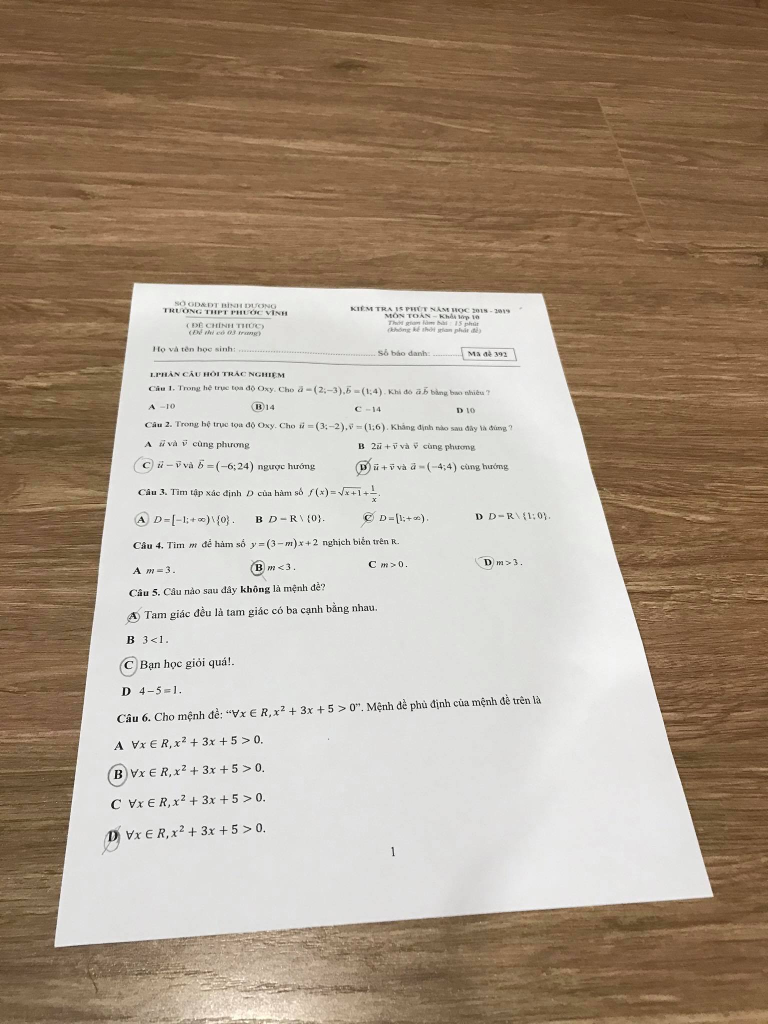
#> input picture exam_hasBackground.jpg, 1536 x 2048 px (shown at 1/2 size)
$ jupyter execute autograding_preprocess.ipynb   (shell and % lines are left out)
#> lines starting #> are read from the running program, lines starting #| are printed output that depends on the picture; after the words box and inside, x2 and y2 are one past the last pixel; in counts of white or black regions, pixels touching at a corner belong together
### preprocess.py
from utils import *

def preprocess(img):
    binary = binary_convert(img)
    binary = 255 - binary
    binary = cv2.resize(binary, (650, 800))
    return binary

def threshold(binary):
    return cv2.adaptiveThreshold(binary, 255, cv2.ADAPTIVE_THRESH_GAUSSIAN_C, cv2.THRESH_BINARY_INV, 31, 3)

def findContour(thresh):
    contours, hierarchy = cv2.findContours(thresh, cv2.RETR_LIST, cv2.CHAIN_APPROX_SIMPLE)
    contours = sorted(contours, key=lambda x: cv2.contourArea(x), reverse=True)
    approx = cv2.approxPolyDP(contours[1], 0.01 * cv2.arcLength(contours[1], True), True)
    rect = cv2.minAreaRect(contours[1])
    box = cv2.boxPoints(rect);
    return approx, box


def turnning(approx, box, image):
    corner = find_corner_by_rotated_rect(box, approx)
    image = four_point_transform(image, corner)
    return image

### utils.py
from scipy.ndimage.morphology import binary_fill_holes
import cv2
import numpy as np
import matplotlib.pyplot as plt
import math

# [4 lines left out: function blur_image, not called in this run]

def binary_convert(img):
    binary = cv2.adaptiveThreshold(img,255,cv2.ADAPTIVE_THRESH_GAUSSIAN_C,\
            cv2.THRESH_BINARY,31,7)
    plt.imshow(binary, cmap='gray')
    return binary


# [5 lines left out: function opening, not called in this run]

def closing(img, kernel_size):
    kernel = cv2.getStructuringElement(cv2.MORPH_RECT, kernel_size)
    closing = cv2.morphologyEx(img, cv2.MORPH_CLOSE, kernel)
    plt.imshow(closing, cmap='gray')
    return closing

# [50 lines left out: functions fill_holes, find_contours, detect_circle, get_score, not called in this run]

def distance(p1, p2):
    my_dist = math.sqrt(((p1[0] - p2[0]) ** 2) + ((p1[1] - p2[1]) ** 2))
    return my_dist


# [10 lines left out: function sort_contours, not called in this run]


def order_points(pts):
    rect = np.zeros((4, 2), dtype="float32")

    s = pts.sum(axis=1)
    rect[0] = pts[np.argmin(s)]
    rect[2] = pts[np.argmax(s)]

    diff = np.diff(pts, axis=1)
    rect[1] = pts[np.argmin(diff)]
    rect[3] = pts[np.argmax(diff)]

    return rect


def four_point_transform(image, pts):
    rect = order_points(pts)
    (tl, tr, br, bl) = rect

    widthA = np.sqrt(((br[0] - bl[0]) ** 2) + ((br[1] - bl[1]) ** 2))
    widthB = np.sqrt(((tr[0] - tl[0]) ** 2) + ((tr[1] - tl[1]) ** 2))
    maxWidth = max(int(widthA), int(widthB))

    heightA = np.sqrt(((tr[0] - br[0]) ** 2) + ((tr[1] - br[1]) ** 2))
    heightB = np.sqrt(((tl[0] - bl[0]) ** 2) + ((tl[1] - bl[1]) ** 2))
    maxHeight = max(int(heightA), int(heightB))

    dst = np.array([
        [0, 0],
        [maxWidth - 1, 0],
        [maxWidth - 1, maxHeight - 1],
        [0, maxHeight - 1]], dtype="float32")
    M = cv2.getPerspectiveTransform(rect, dst)
    warped = cv2.warpPerspective(image, M, (maxWidth, maxHeight))
    return warped


def find_corner_by_rotated_rect(box, approx):
    corner = []
    for p_box in box:
        min_dist = 999999999
        min_p = None
        for p in approx:
            dist = distance(p_box, p[0])
            if dist < min_dist:
                min_dist = dist
                min_p = p[0]
        corner.append(min_p)

    corner = np.array(corner)
    return corner

### autograding_preprocess.ipynb
# Import libraries

[cell 1]
import numpy as np
import matplotlib.pyplot as plt
import cv2
import utils
import preprocess
import detect_answer
import detect_cross
import math

# Load image

[cell 2]
plt.rcParams['figure.figsize'] = [8, 8]

[cell 3]
img = cv2.imread('exam_hasBackground.jpg', 0)
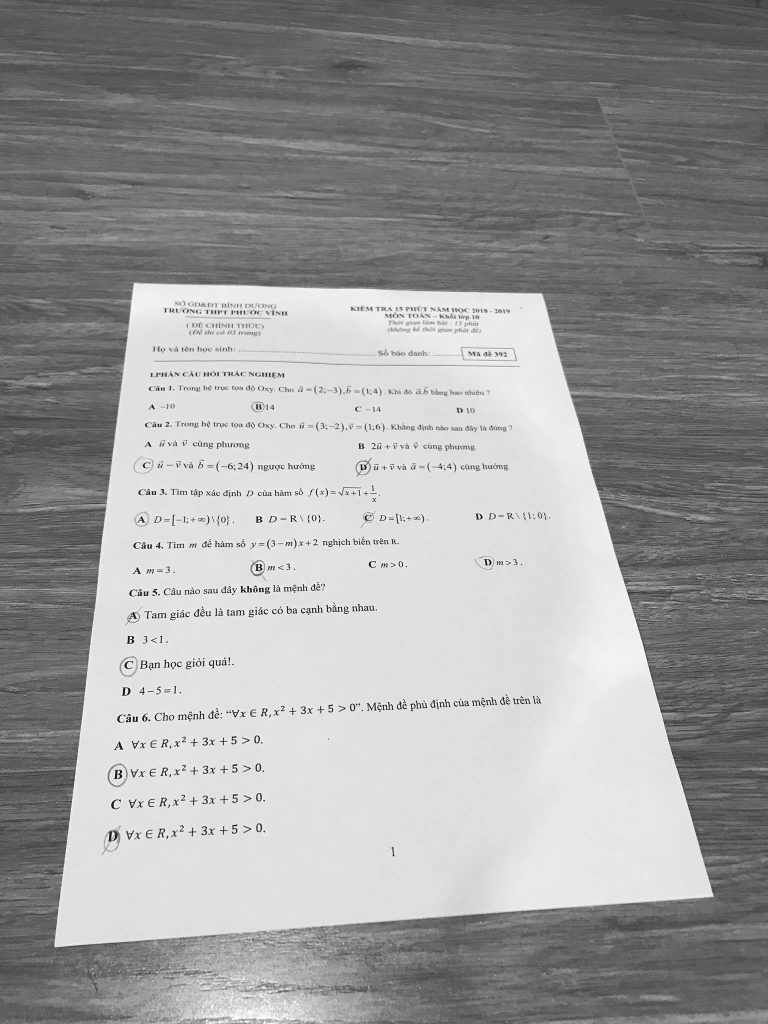
#> img: shape (2048, 1536) (shown at 1/2 size); min 0, max 255, mean 156.4
plt.imshow(img, cmap='gray')

# Preprocessor

[cell 4]
blurred = cv2.GaussianBlur(img, (5, 5), 0)

[cell 5]
thresh = preprocess.threshold(blurred)
#> in threshold, `return cv2.adaptiveThreshold(binary, 255, cv2.ADAPTIVE_THRESH_GAUSSIAN..`:
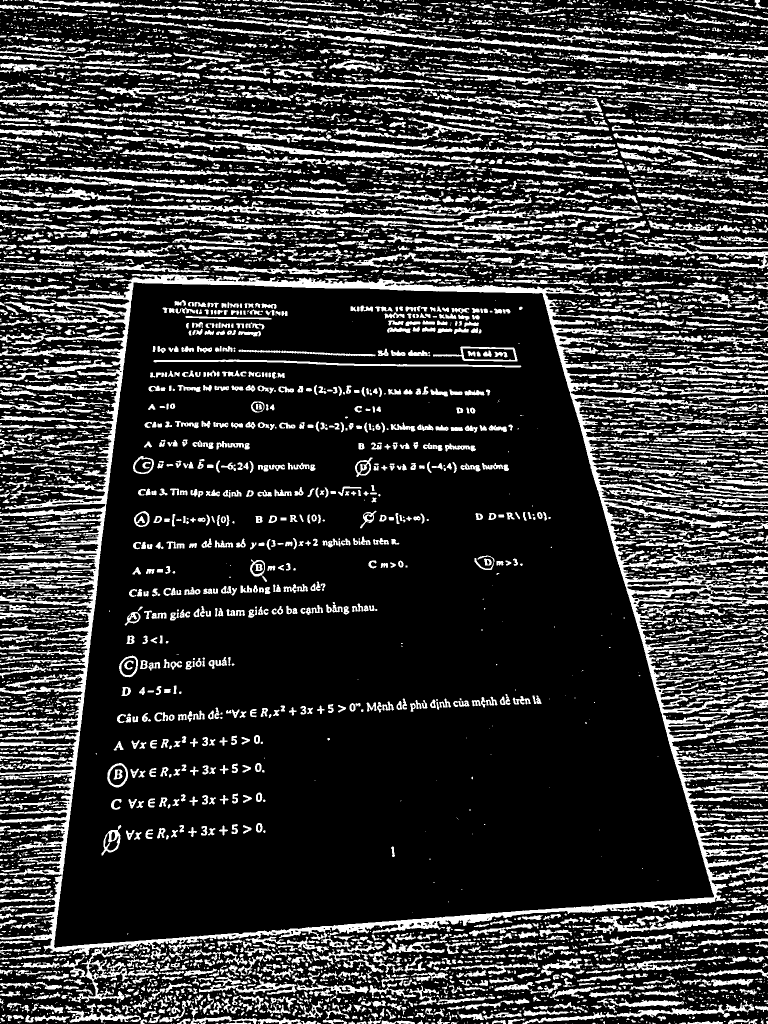
#> returned value: shape (2048, 1536) (shown at 1/2 size); 21.6% white; 7508 white regions (4490 under 20 px)
plt.imshow(thresh, cmap='gray')

[cell 6]
approx,box = preprocess.findContour(thresh)
#> in findContour, `contours, hierarchy = cv2.findContours(thresh, cv2.RETR_LIST, cv2.CHAI..`: contours = 8735 contours, 6127 with area under 20; largest, box (x1, y1, x2, y2) and area: (0, 547, 1536, 2007) 1483618, (107, 564, 1429, 1897) 1358980, (364, 32, 1536, 125) 6508, (97, 403, 923, 444) 5144, (731, 404, 1085, 462) 3612
#> in findContour, `approx = cv2.approxPolyDP(contours[1], 0.01 * cv2.arcLength(contours[1..`: approx = [[267, 564], [1086, 588], [1426, 1795], [108, 1894]]
#> in findContour, `rect = cv2.minAreaRect(contours[1])`: rect = ((718.6, 1190.2), (1324.9, 1316.6), -4.29)
#> in findContour, `box = cv2.boxPoints(rect);`: box = [[107.3, 1896.3], [8.77, 583.4], [1330, 484.2], [1428.5, 1797.1]]
img = preprocess.turnning(approx,box,img)
#> the loop in find_corner_by_rotated_rect, `for p_box in box:` made 4 passes
#> p_box on passes 1 to 4: [107.3, 1896.3], [8.77, 583.4], [1330, 484.2], [1428.5, 1797.1]
#> after the loop in find_corner_by_rotated_rect, `for p_box in box:`: corner = [[108, 1894], [267, 564], [1086, 588], [1426, 1795]]
#> in order_points, `s = pts.sum(axis=1)`: s = [2002, 831, 1674, 3221]
#> in order_points, `diff = np.diff(pts, axis=1)`: diff = [1786, 297, -498, 369]
#> in four_point_transform, `rect = order_points(pts)`: rect has the same summary as approx in findContour
#> in four_point_transform, `(tl, tr, br, bl) = rect`: tl = [267, 564]; tr = [1086, 588]; br = [1426, 1795]; bl = [108, 1894]
#> in four_point_transform, `widthA = np.sqrt(((br[0] - bl[0]) ** 2) + ((br[1] - bl[1]) ** 2))`: widthA = 1321.7
#> in four_point_transform, `widthB = np.sqrt(((tr[0] - tl[0]) ** 2) + ((tr[1] - tl[1]) ** 2))`: widthB = 819.4
#> in four_point_transform, `maxWidth = max(int(widthA), int(widthB))`: maxWidth = 1321
#> in four_point_transform, `heightA = np.sqrt(((tr[0] - br[0]) ** 2) + ((tr[1] - br[1]) ** 2))`: heightA = 1254
#> in four_point_transform, `heightB = np.sqrt(((tl[0] - bl[0]) ** 2) + ((tl[1] - bl[1]) ** 2))`: heightB = 1339.5
#> in four_point_transform, `maxHeight = max(int(heightA), int(heightB))`: maxHeight = 1339
#> in four_point_transform, `dst = np.array([ [0, 0], [maxWidth - 1, 0], [maxWidth - 1, maxHeight -..`: dst = [[0, 0], [1320, 0], [1320, 1338], [0, 1338]]
#> in four_point_transform, `M = cv2.getPerspectiveTransform(rect, dst)`: M = [[2, 0.239, -667.4], [-0.0647, 2.21, -1227.6], [-0.000124, 0.000642, 1]]
#> in four_point_transform, `warped = cv2.warpPerspective(image, M, (maxWidth, maxHeight))`:
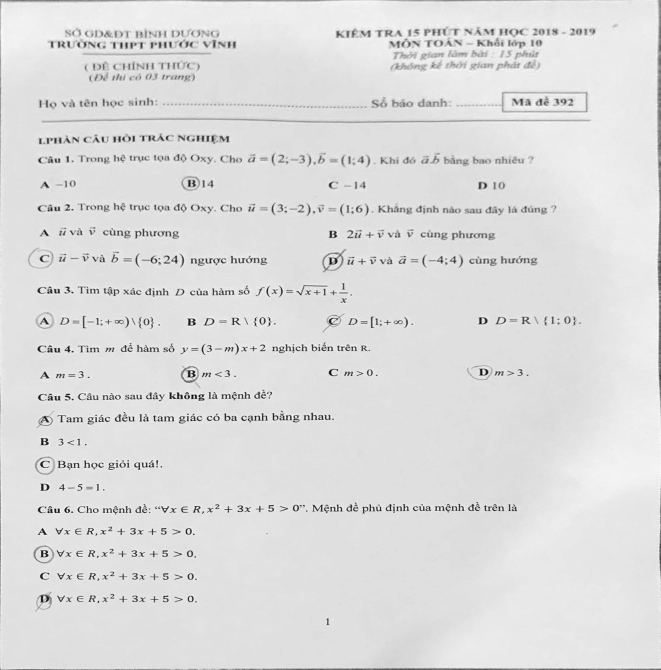
#> warped: shape (1339, 1321) (shown at 1/2 size); min 0, max 255, mean 221.1
plt.imshow(img, cmap='gray')

[cell 7]
binary_img =preprocess.preprocess(img)
#> in binary_convert, `binary = cv2.adaptiveThreshold(img,255,cv2.ADAPTIVE_THRESH_GAUSSIAN_C,..`:
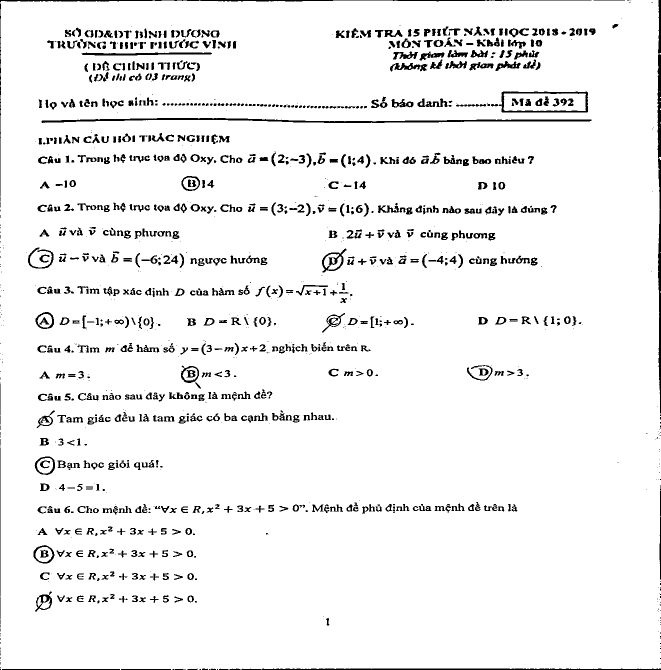
#> binary: shape (1339, 1321) (shown at 1/2 size); 94.6% white; 1312 black regions (449 under 20 px), largest, box (x1, y1, x2, y2) and area: (83, 236, 1183, 246) 4166, (1315, 0, 1321, 826) 2983, (0, 0, 1183, 5) 2285
#> in preprocess, `binary = 255 - binary`:
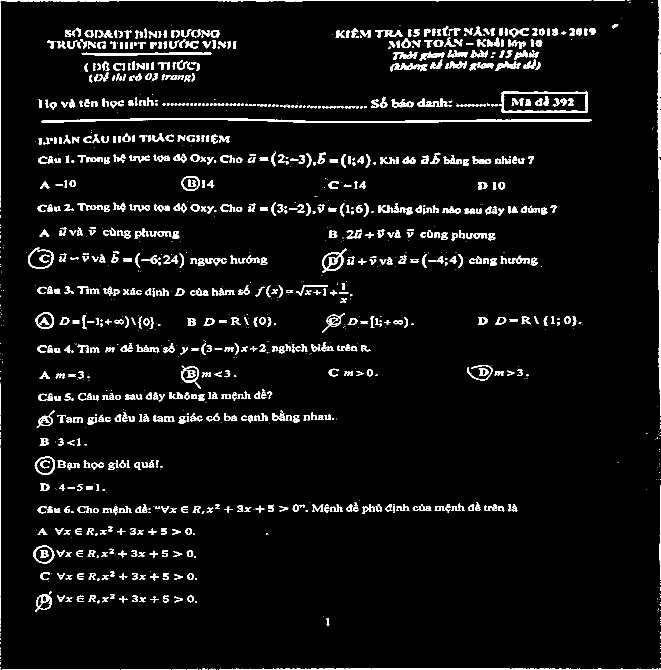
#> binary: shape (1339, 1321) (shown at 1/2 size); 5.4% white; 1312 white regions (449 under 20 px), largest, box (x1, y1, x2, y2) and area: (83, 236, 1183, 246) 4166, (1315, 0, 1321, 826) 2983, (0, 0, 1183, 5) 2285
#> in preprocess, `binary = cv2.resize(binary, (650, 800))`:
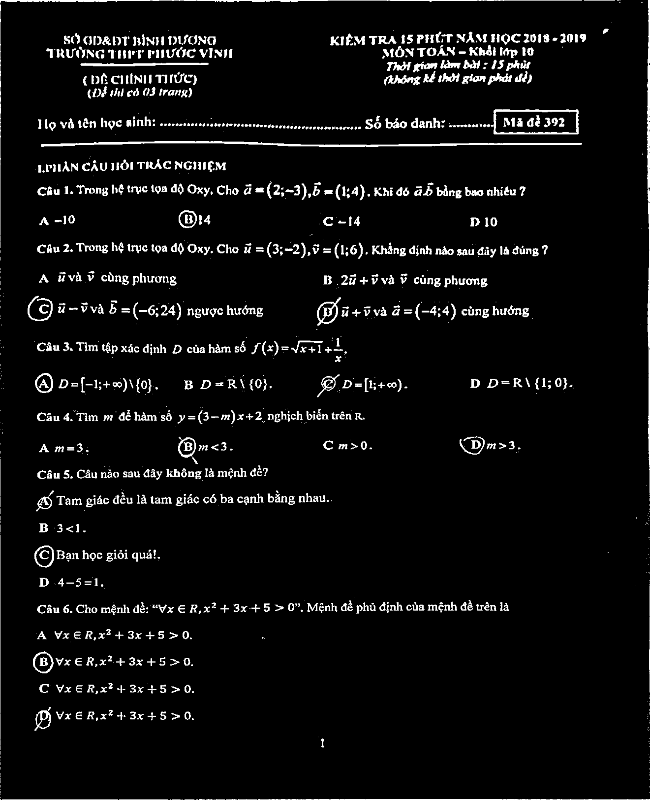
#> binary: shape (800, 650); min 0, max 255, mean 13.8

[cell 8]
close = utils.closing(binary_img, (2,2))
#> in closing, `closing = cv2.morphologyEx(img, cv2.MORPH_CLOSE, kernel)`:
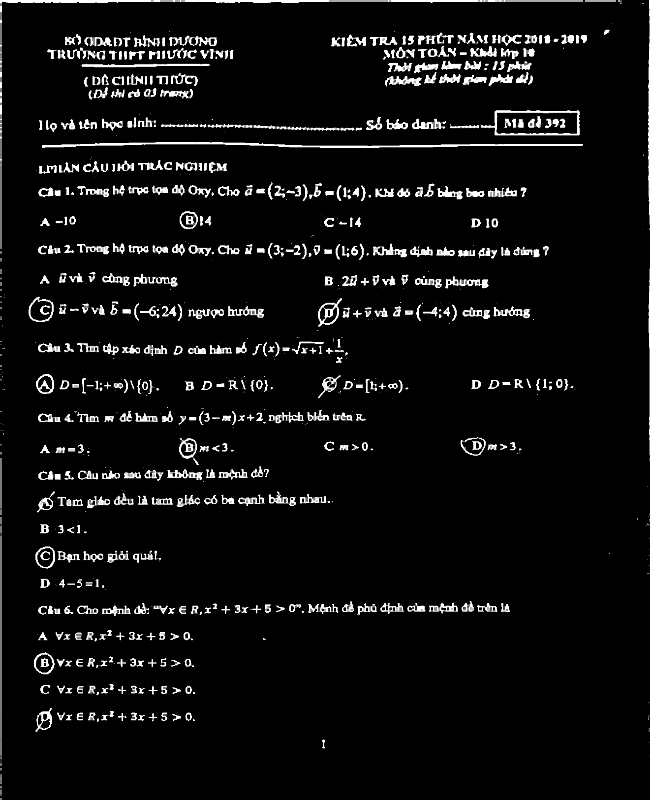
#> closing: shape (800, 650); min 0, max 255, mean 14.8
